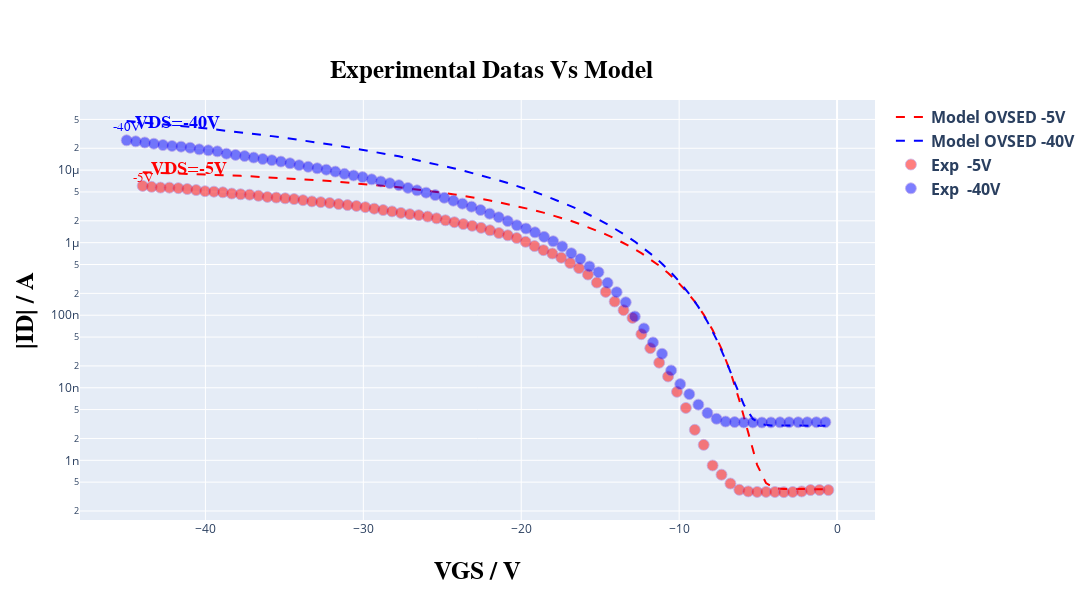
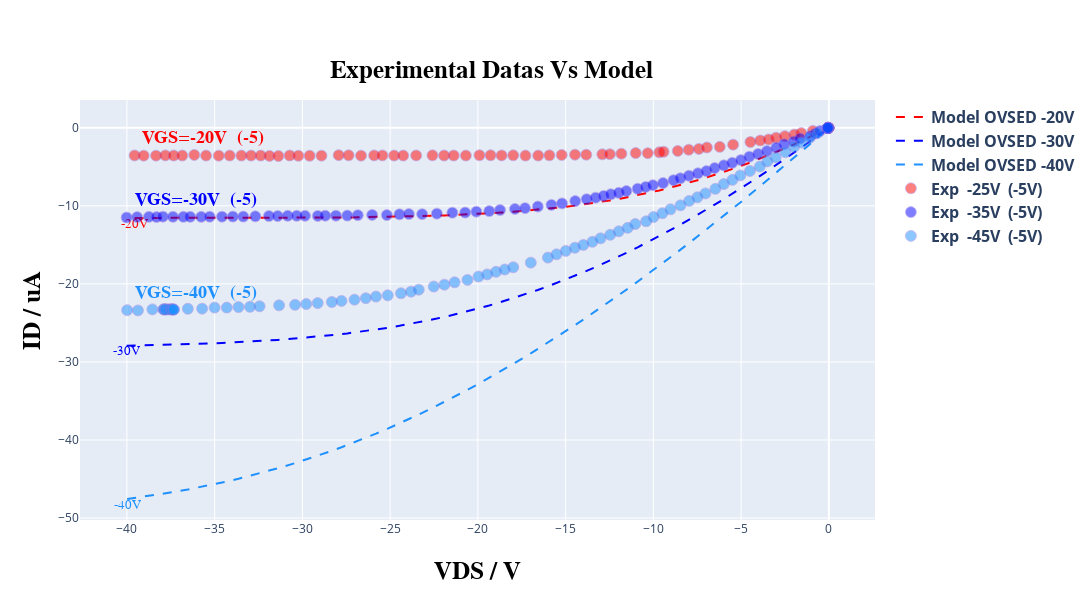

Notebook cell for these charts, in order:
### Code cell
# @title ##### ***GRAFICS PLOT OPTION:*** { run: "auto" }
option = 'Show both curves' # @param ["Show transfer curve", "Show output curve", "Show both curves"]

plot = initialize_graphics_plot(settings)
model = instance_model(read, TFTModel, n_points, type_curve_plot, load_parameters, input_voltage, Vv, load_idleak, width_t, count_transfer, tp_tst, settings['experimental_data_scale_transfer'], settings['current_typic'], resistance, current)
in_model_data, in_exp_data, out_model_data, out_exp_data = load_experimental_data(read, count_transfer, Vv, Id, model, count_output)
plot_curves(option, plot, list_tension, list_tension_shift, count_transfer, in_model_data, out_model_data, in_exp_data, out_exp_data, shift_list, settings['select_files'], settings['current_typic'], type_curve_plot)
read.compute_relative_distance(Id, model)
